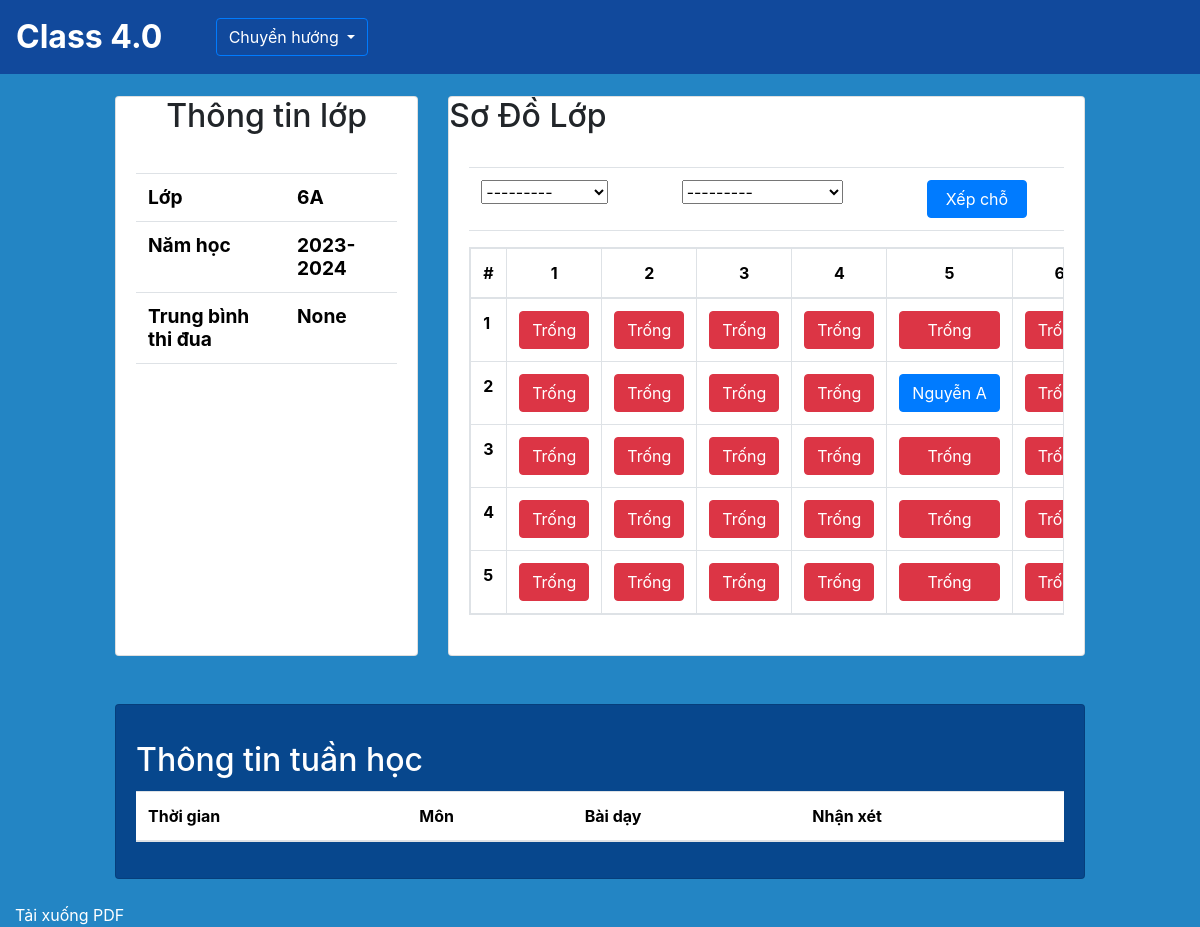
The page /home/6A/summary/ on the database its author committed.
### SM/models.py (models this page shows, shortened)
class Classroom(models.Model):
    name = models.CharField(primary_key=True,max_length=10)
    manager = models.ForeignKey('app_User.Teacher', on_delete=models.CASCADE,related_name='classroom') # 1 lớp chỉ có 1 giáo viên và ngược lại

class Student(models.Model):
    id = models.IntegerField(primary_key=True)
    name = models.CharField(max_length=100,blank=False, null=False)
    classroom = models.ForeignKey(Classroom, on_delete=models.CASCADE, related_name='student') # cho phép classroom truy vấn được các student của mình
    def __str__(self):
        return f"{self.name} - ID: {self.id}"

### CM/models.py (models this page shows, shortened)
class Seat(models.Model):
    classroom = models.ForeignKey(Classroom, on_delete=models.CASCADE, related_name='seats')
    student = models.ForeignKey(Student, on_delete=models.SET_NULL, null=True, blank=True,related_name='seat')
    row = models.PositiveIntegerField()
    column = models.PositiveIntegerField()
    def __str__(self):
        return f"Hàng {self.row}, Cột {self.column}"
    class Meta:
        unique_together = [['classroom', 'row', 'column']]

### CM/views.py (the view)
# urls.py: path('<str:classroom>/summary/', views.summary_view, name= 'summary'),
def summary_view (request,classroom):
    classroom = get_object_or_404(Classroom, name=classroom) # đưa vào add lesson
    seats = classroom.seats.all().order_by('row', 'column') # đưa vào add lesson
    schedule = Schedule.objects.filter(classroom=classroom).first()
    students = classroom.student.all()
    subjects = classroom.subjects.all()
    lesson = get_lessons_week(classroom=classroom)
    avglessons = get_avglessons(classroom=classroom)
    if request.method == 'POST':
        form = AssignStudentForm(classroom, request.POST)
        if form.is_valid():
            seat = form.cleaned_data['seat']
            student = form.cleaned_data['student']
            seat.assign_student(student)
            return HttpResponseRedirect(request.path_info)
    else:
        form = AssignStudentForm(classroom=classroom)
    context = {
        'lessons':lesson,
        'classroom':classroom,
        'students':students,
        'subjects':subjects,
        'assign_studentForm': form,
        'seats':seats,
        'schedule':schedule,
        'rows': range(1, 6),
        'columns': range(1, 9),
        'avglessons':avglessons
    }
    return render(request, 'summary.html', context)

### CM/forms.py
class AssignStudentForm(forms.Form):
    def __init__(self, classroom, *args, **kwargs):
        super().__init__(*args, **kwargs)
        seats = Seat.objects.filter(classroom=classroom)
        students = Student.objects.filter(classroom=classroom)
        self.fields['seat'] = forms.ModelChoiceField(queryset=seats)
        self.fields['student'] = forms.ModelChoiceField(queryset=students)
    seat = forms.ModelChoiceField(queryset=Seat.objects.none())  # Trường rỗng ban đầu
    student = forms.ModelChoiceField(queryset=Student.objects.none())  # Trường rỗng ban đầu

### CM/views.py (called while the page is built)
def get_lessons_week(classroom):
    today = datetime.now().date()
    start_of_week = today - timedelta(days=today.weekday())
    end_of_week = start_of_week + timedelta(days=6)
    lessons_week = Lessons.objects.filter(classroom=classroom, date_time__date__range=[start_of_week, end_of_week])
    return lessons_week

def get_avglessons(classroom):
    now = timezone.now()
    start_of_week = now - timedelta(days=now.weekday())
    end_of_week = start_of_week + timedelta(days=6)
    lessons_this_week = Lessons.objects.filter(date_time__range=[start_of_week, end_of_week], classroom=classroom)
    lesson_grades = lessons_this_week.aggregate(average_grade=Avg('grade'))
    return lesson_grades['average_grade']

### CM/templates/summary.html (shortened to what this page needs)
{% extends "base.html" %}
{% load static %}
{% block Nav %}
<div class="dropdown">
    <button type="button" class="btn btn-outline-primary text-white dropdown-toggle" data-bs-toggle="dropdown">
        Chuyển hướng
    </button>
</div>
{% endblock Nav %}
{% block content %}
<div class="row">
    <div class="col-1"></div>
    <div class="col-10">
        <div class="row">
            <div class="col-4">
                <div class="card" style="margin-top: 1rem; margin-bottom: 1rem; height:35rem">
                    <h2 class="card-title text-center">Thông tin lớp</h2>
                    <div class="card-body">
                        <div style="margin-top: 2%; margin-bottom: 2%">
                            <table class="table " >
                                <tbody>
                                <tr>
                                    <th class="display-6 font-weight-bold" style="font-size: 1.2em" scope="row">Lớp</th>
                                    <td class="display-6 font-weight-bold" style="font-size: 1.2em">{{ classroom.name }}</td>
                                </tr>
                                <tr>
                                    <th class="display-6 font-weight-bold" style="font-size: 1.2em" scope="row">Năm học</th>
                                    <td class="display-6 font-weight-bold" style="font-size: 1.2em">2023-2024</td>
                                </tr>
                                <tr>
                                    <th class="display-6 font-weight-bold" style="font-size: 1.2em" scope="row">Trung bình thi đua</th>
                                    <td class="display-6 font-weight-bold" style="font-size: 1.2em">{{avglessons}}</td>
                                </tr>
                                </tbody>
                            </table>
                        </div>
                    </div>
                </div>
            </div>
            <div class="col-8">
                <div class="card" style="margin-top: 1rem; margin-bottom: 1rem; height:35rem">
                    <h2 class="card-title">Sơ Đồ Lớp</h2>
                    <div class="card-body">
                        <div>
                            <div style="margin-bottom:1rem">
                                <form method="post">
                                    <table class="table">
                                        <thead>
                                            <tr>
                                                <td>
                                                    {{ assign_studentForm.seat }}
                                                </td>
                                                <td>
                                                    {{ assign_studentForm.student }}
                                                </td>
                                                <td>
                                                    <button class="btn btn-primary" style="width:80%" type="submit">Xếp chỗ</button>
                                                </td>
                                            </div>
                            </div>
                                <table class="table table-bordered table-responsive">
                                    <thead>
                                        <tr>
                                            <th>#</th>
                                            {% for column in columns %}
                                            <th class="text-center">{{ column }}</th>
                                            {% endfor %}
                                        </tr>
                                    </thead>
                                    <tbody>
                                        {% for row in rows %}
                                        <tr>
                                            <th>{{ row }}</th>
                                            {% for column in columns %}
                                            <td>
                                                {% for seat in seats %}
                                                    {% if seat.row == row and seat.column == column %}
                                                        {% if not seat.student %}
                                                        <div class="d-flex justify-content-center">
                                                            <button class="btn btn-danger text-white" style="width:100%">Trống</button>
                                                        </div>
                                                        {% else %}
                                                        <div class="d-flex justify-content-center">
                                                        <a class="btn btn-primary text-white text-truncate" style="width:100%">{{ seat.student.name }}</a>
                                                        </div>
                                                        {% endif %}
                                                    {% endif %}
                                                {% endfor %}
                                            </td>
                                            {% endfor %}
                                        </tr>
                                        {% endfor %}
                                    </tbody>
                                </table>
                        </div>
                    </div>
                </div>
            </div>
        </div>
    </div>
    <div class="col-1"></div>
</div>
<div class="row">
    <div class="col-1"></div>
    <div class="col-10">
        <div class="card" style="background-color: #07478D; margin-top:2rem">
            <div class="card-body">
                    <h2 class="card-title text-white" style="margin-top: 1rem;">Thông tin tuần học</h2>
                    <table class="table">
                        <thead>
                            <tr>
                                <th scope="col">Thời gian</th>
                                <th scope="col">Môn</th>
                                <th scope="col">Bài dạy</th>
                                <th scope="col">Nhận xét</th>
                            </tr>
                        </thead>
                    </table>
            </div>
        </div>
    </div>
    <div class="col-1"></div>
</div>
<br>
<a class="card-title text-white" style="margin-top: 1rem" href="{% url 'export_lessons_pdf' %}">Tải xuống PDF</a>
{% endblock content %}

### templates/base.html (style rules this page uses)
body { margin: 0; padding: 0; height: 100vh; width: 100vw; overflow-x: hidden; }

### rows shown on the page
Classroom: name "6A"
Seat: row "Trống"
Seat: row "Trống"
Seat: row "Trống"
Seat: row "Trống"
Seat: row "Trống"
Seat: row "Trống"
Seat: row "Trống"
Seat: row "Trống"
Seat: row "Trống"
Seat: row "Trống"
Seat: student.name "Nguyễn A"
Seat: row "Trống"
Seat: row "Trống"
Seat: row "Trống"
Seat: row "Trống"
Seat: row "Trống"
Seat: row "Trống"
Seat: row "Trống"
Seat: row "Trống"
Seat: row "Trống"
Seat: row "Trống"
Seat: row "Trống"
Seat: row "Trống"
Seat: row "Trống"
Seat: row "Trống"
Seat: row "Trống"
Seat: row "Trống"
Seat: row "Trống"
Seat: row "Trống"
Seat: row "Trống"

### other values the page prints
{{ avglessons }} "None"
{{ column }} "1" "2" "3" "4" "5" "6"
{{ row }} "1" "2" "3" "4" "5"
